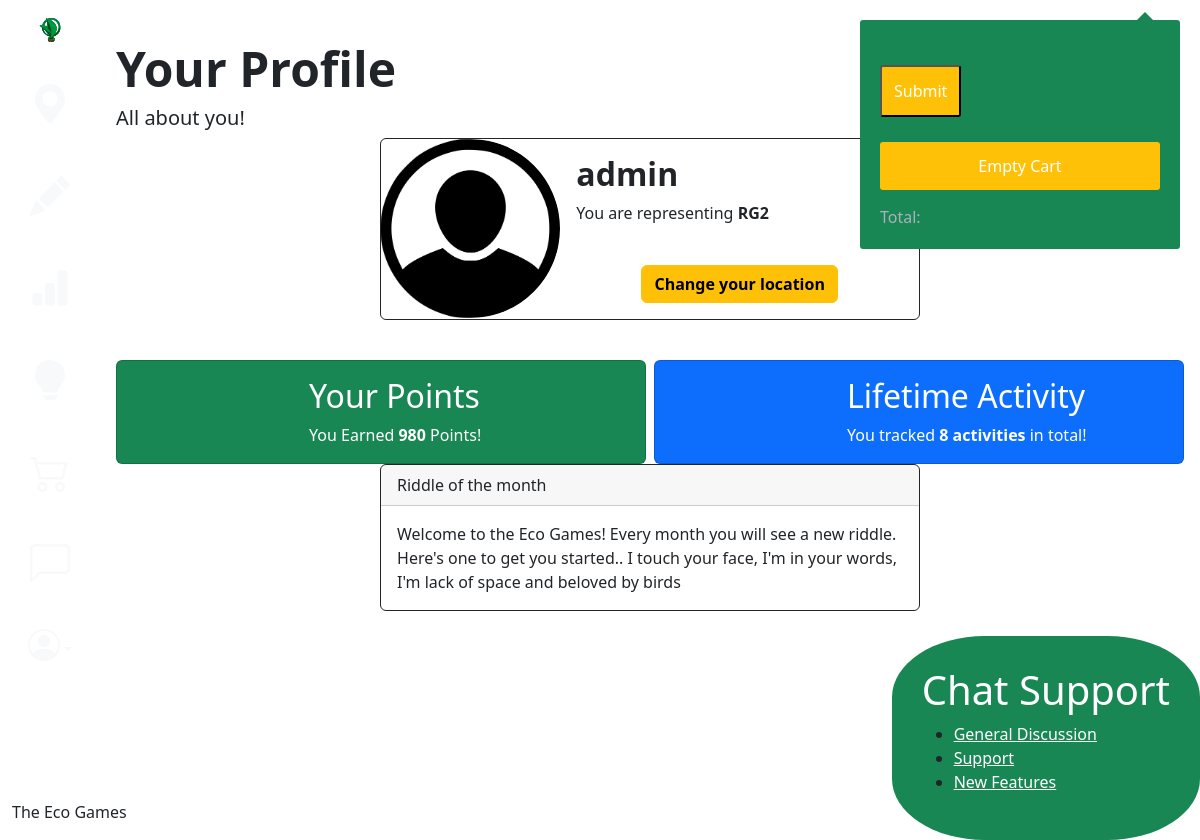
Before: /game/ (signed in) with the older database file.
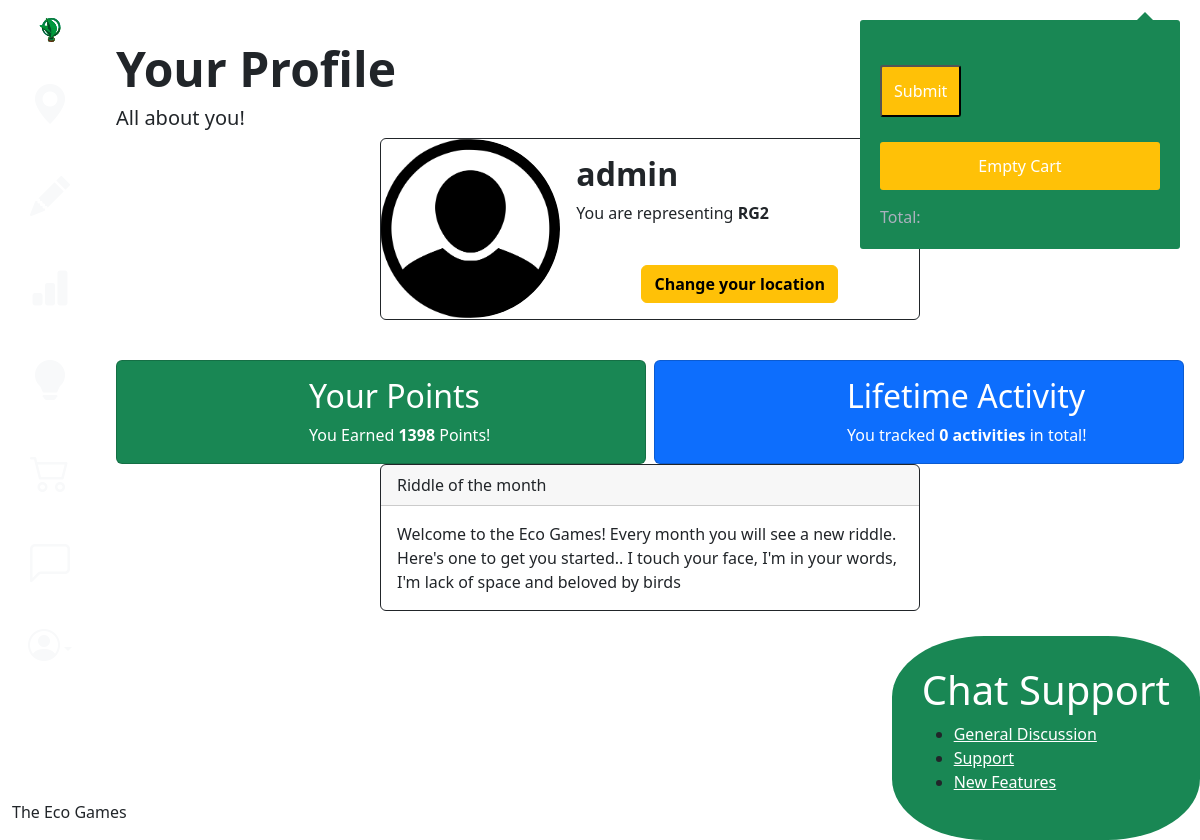
After: the same page with the newer database file.
### game/models.py (models this page shows, shortened)
class Challenger(models.Model):
    user = models.OneToOneField(User, on_delete=models.CASCADE)
    score = models.IntegerField(default=0)
    postcode=models.CharField(max_length=4)

class Riddles(models.Model):
    r_id=models.IntegerField(default=1)
    text=models.TextField()

### game/views.py (the view)
# urls.py: path('', views.profile, name ='profile'), # Change to account
@login_required
def profile(request):
    context = {}
    player, created = Challenger.objects.get_or_create(user=request.user)
    player.save()
    context['line_items']=getCartItems(player)
    riddle=Riddles.objects.get(r_id=1)
    QUOTE_URL = 'https://api.api-ninjas.com/v1/riddles'
    API_KEY=config('API_KEY')
    today = datetime.date.today()
    if calendar.monthrange(today.year, today.month)[1] == today.day:
        response = requests.get(QUOTE_URL, headers={'X-Api-Key': API_KEY})
        if response.status_code == requests.codes.ok:
            data=response.json()
            question=data[0]['question']
            context['api_response']=question
            riddle.text=question
            riddle.save()
        else:
            print("Error:", response.status_code, response.text)
    else:
        r=getattr(riddle,'text')
        context['api_response']=r
    currentUser = request.user
    context["currentUser"] = currentUser
    context["challenger"] = currentUser.challenger
    locationForm = locationUpdateForm(request.POST or None)
    context["locationForm"] = locationForm
    currentUser = request.user
    currentChallenger = currentUser.challenger
    challengerActivity = LineItem.objects.filter(cart__challenger=currentChallenger).count()
    context["recordedActivities"] = challengerActivity
    return render(request, 'game/profile.html', context)

### game/views.py (called while the page is built)
@login_required
def getCartItems(player):
    cart, created = UserCart.objects.get_or_create(challenger=player)
    cart.save()
    context={}
    context['line_items'] = LineItem.objects.filter(cart=cart, checkedOut=False, dateRecorded=date.today()) #set up the line items
    return context['line_items']

### game/templates/game/profile.html (shortened to what this page needs)
{% extends 'base.html' %}
{% load static %}
{% block content %}
<br>
<h1 class="display-5 fw-bold">Your Profile</h1>
<h5>All about you!</h5>
<div id = "profilePane">
    <div class = "d-flex justify-content-center" >
        <div class="card mb-3 border border-dark" style="max-width: 540px;" id = "profileCard">
            <div class="row g-0">
              <div class="col-md-4">
                <img src="{% static 'defaultprofile.png' %}" class="img-fluid rounded-start rounded-circle" alt="You!">
              </div>
              <div class="col-md-8">
                <div class="card-body">
                  <h2 class="card-title"><strong>{{currentUser.username}}</strong></h2>
                  <p class="card-text">You are representing <strong>{{challenger.postcode}}</strong></p>
                  <br>
                  <div class = "d-flex justify-content-center">
                    <button type = "button" class = "btn btn-warning" data-bs-toggle="modal" data-bs-target="#exampleModal"><strong>Change your location</strong></button>
                  </div>
                </div>
              </div>
            </div>
          </div>
    </div>
</div>
<br>
<div class="row row-cols-2 row-cols-md-2 g-2">
    <div class = "col">
        <div class="card text-white bg-success h-100" id = "pointsCard">
            <div class="row g-0">
              <div class="col-md-4">
              </div>
              <div class="col-md-8">
                <div class="card-body">
                  <h2 class="card-title">Your Points</h2>
                  <p class="card-text">You Earned <strong>{{challenger.score}}</strong> Points!</p>
                </div>
              </div>
            </div>
          </div>
    </div>
    <div class = "col">
        <div class="card text-white bg-primary h-100" id = "activityCard">
            <div class="row g-0">
              <div class="col-md-4">
              </div>
              <div class="col-md-8">
                <div class="card-body">
                  <h2 class="card-title">Lifetime Activity</h2>
                  <p class="card-text">You tracked <strong>{{recordedActivities}} activities</strong> in total!</p>
                </div>
              </div>
            </div>
          </div>
    </div>
</div>
<div id = "profilePane">
      <div class = "d-flex justify-content-center">
          <div class="card mb-3 border border-dark" style="max-width: 540px;" id = "riddle">
            <div class="card-header"><p class="card-text">Riddle of the month</p></div>
            <div class="card-body"><p class="card-text">{{api_response}}</p></div>
          </div>
      </div>
</div>
{% endblock %}

Changed rows visible on the page:
changed Challenger "RG2": score "980" → "1398"
Other visible differences:
{{ recordedActivities }}: "8" → "0"
